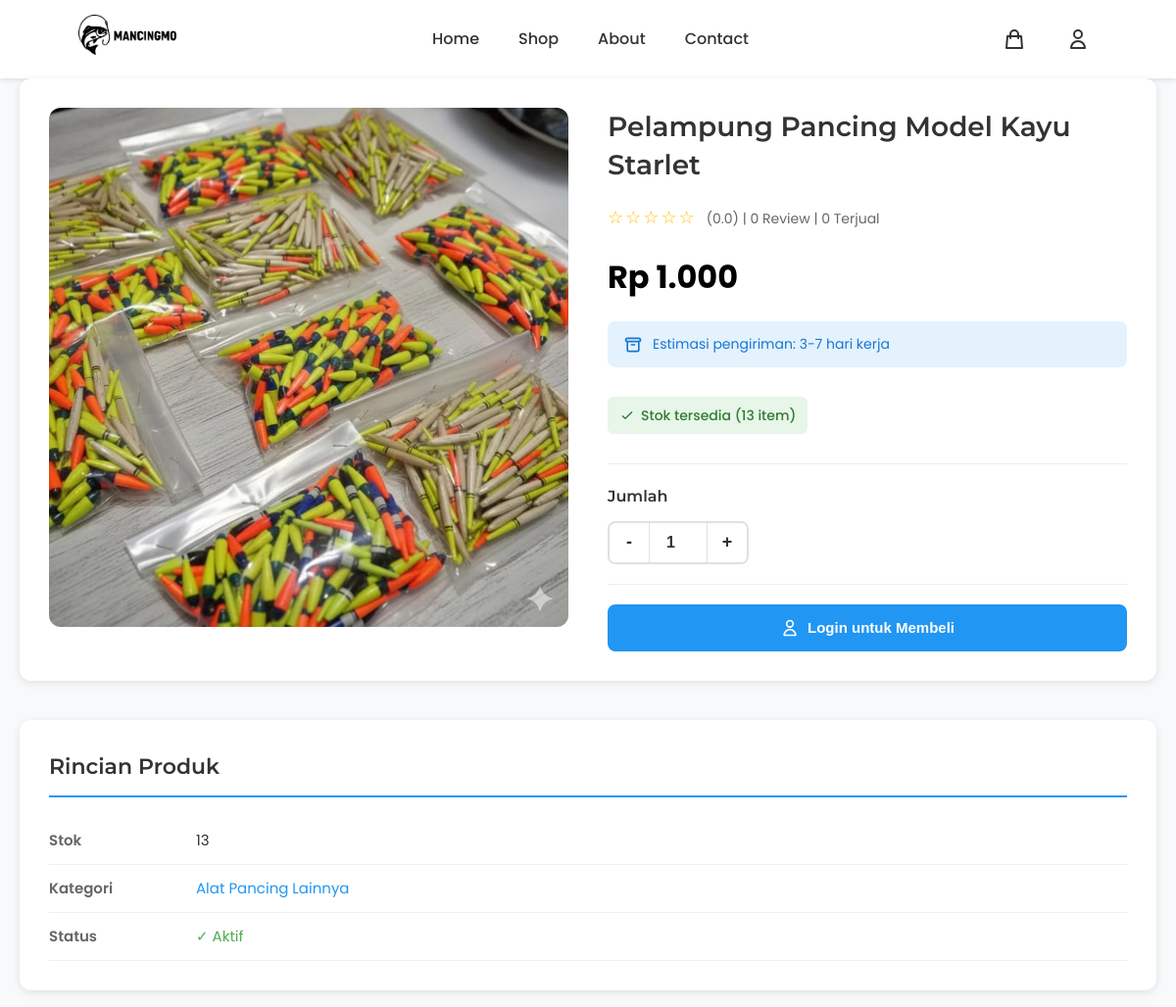
The page /product/pelampung-pancing-model-kayu-starlet/ (upper part) on the database as committed earlier.
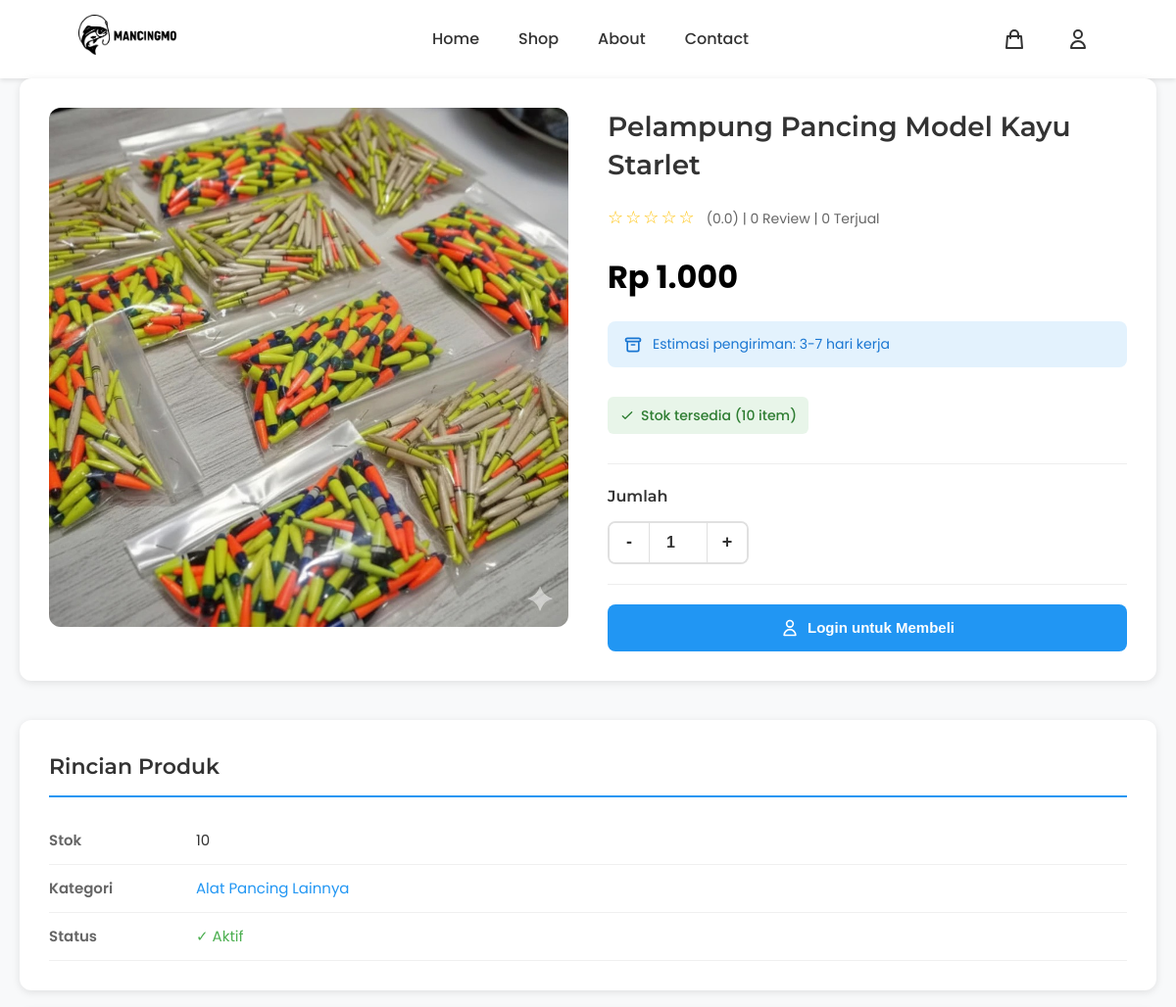
The same page on the database as committed later.
### products/models.py (models this page shows, shortened)
class Product(models.Model):
    name = models.CharField(max_length=300, verbose_name="Nama Produk")
    slug = models.SlugField(unique=True, blank=True, verbose_name="Slug")
    description = models.TextField(verbose_name="Deskripsi")
    price = models.DecimalField(max_digits=10, decimal_places=0, verbose_name="Harga")
    category = models.ForeignKey(Category, on_delete=models.CASCADE, related_name='products', verbose_name="Kategori")
    stock = models.IntegerField(default=0, verbose_name="Stok")
    image = models.ImageField(upload_to='products/', blank=True, null=True, verbose_name="Gambar")
    is_active = models.BooleanField(default=True, verbose_name="Aktif")
    featured = models.BooleanField(default=False, verbose_name="Unggulan")
    created_at = models.DateTimeField(auto_now_add=True, verbose_name="Dibuat Pada")
    updated_at = models.DateTimeField(auto_now=True, verbose_name="Diperbarui Pada")
    class Meta:
        verbose_name = "Produk"
        verbose_name_plural = "Produk"
        ordering = ['-created_at']
        app_label = 'products'

class Category(models.Model):
    name = models.CharField(max_length=200, verbose_name="Nama Kategori")
    slug = models.SlugField(unique=True, blank=True, verbose_name="Slug")
    description = models.TextField(blank=True, verbose_name="Deskripsi")
    created_at = models.DateTimeField(auto_now_add=True, verbose_name="Dibuat Pada")
    class Meta:
        verbose_name = "Kategori"
        verbose_name_plural = "Kategori"
        ordering = ['name']
        app_label = 'products'

### products/views.py (the view, shortened to what this page needs)
# urls.py: path('product/<slug:slug>/', views.product_detail, name='product_detail'),
def product_detail(request, slug):
    product = get_object_or_404(Product, slug=slug, is_active=True)
    related_products = Product.objects.filter(
        category=product.category,
        is_active=True
    ).exclude(id=product.id)[:4]
    reviews = product.reviews.select_related('user', 'user__profile').all()
    rating_stats = product.reviews.aggregate(
        average=Avg('rating'),
        total=Count('id')
    )
    user_review = None
    can_review = False
    context = {
        'product': product,
        'related_products': related_products,
        'reviews': reviews,
        'rating_stats': rating_stats,
        'user_review': user_review,
        'can_review': can_review,
    }
    return render(request, 'product_detail.html', context)

### products/templatetags/currency_filters.py (called while the page is built)
@register.filter
def rupiah(value):
    try:
        value = float(value)
        formatted = "{:,.0f}".format(value).replace(',', '.')
        return formatted
    except (ValueError, TypeError):
        return value

### templates/product_detail.html (shortened to what the changed rows need)
{% extends 'base.html' %}
{% load static %}
{% load currency_filters %}
{% block extra_css %}
<link rel="stylesheet" href="{% static 'css/product_detail.css' %}">
{% endblock %}
{% block content %}
<div class="container">
    <div class="product-detail">
        <div class="product-image-container">
            <div class="main-image-wrapper">
                {% if product.images.exists %}
                    <img src="{{ product.images.first.image.url }}" alt="{{ product.name }}" id="mainImage">
                {% elif product.image %}
                    <img src="{{ product.image.url }}" alt="{{ product.name }}" id="mainImage">
                {% else %}
                    <img src="{% static 'image/no-image.png' %}" alt="No Image" id="mainImage">
                {% endif %}
            </div>
        </div>
        <div class="product-info">
            <h1>{{ product.name }}</h1>
            <div class="rating">
                <span class="stars">
                </span>
                <span class="rating-text">
                </span>
            </div>
            <div class="price">Rp {{ product.price|rupiah }}</div>
            <div class="delivery-info">
                <svg width="20" height="20" fill="none" stroke="currentColor" viewBox="0 0 24 24">
                    <path stroke-linecap="round" stroke-linejoin="round" stroke-width="2" d="M5 8h14M5 8a2 2 0 110-4h14a2 2 0 110 4M5 8v10a2 2 0 002 2h10a2 2 0 002-2V8m-9 4h4"/>
                </svg>
                Estimasi pengiriman: 3-7 hari kerja
            </div>
            <div class="stock-info">
                {% if product.stock > 0 %}
                <span class="stock-badge in-stock">
                    <svg width="16" height="16" fill="none" stroke="currentColor" viewBox="0 0 24 24">
                        <path stroke-linecap="round" stroke-linejoin="round" stroke-width="2" d="M5 13l4 4L19 7"/>
                    </svg>
                    Stok tersedia ({{ product.stock }} item)
                </span>
                {% endif %}
            </div>
            {% if product.stock > 0 %}
            <form method="post" action="{% url 'add_to_cart' product.id %}" id="addToCartForm">
                <div class="quantity-section">
                </div>
                <div class="action-buttons">
                </div>
            </form>
            {% else %}
            <div class="action-buttons">
                <button class="btn btn-cart" disabled>Stok Habis</button>
            </div>
            {% endif %}
        </div>
    </div>
    <div class="detail-section">
        <h2>Rincian Produk</h2>
        <table class="detail-table">
            <tr>
                <td>Stok</td>
                <td>{{ product.stock }}</td>
            </tr>
            <tr>
                <td><a href="{% url 'shop' %}?category={{ product.category.slug }}">{{ product.category.name }}</a></td>
            </tr>
        </table>
    </div>
</div>
{% endblock %}

Rows that differ between the two databases and show on the page:
changed Product "Pelampung Pancing Model Kayu Starlet": stock "13" → "10"
